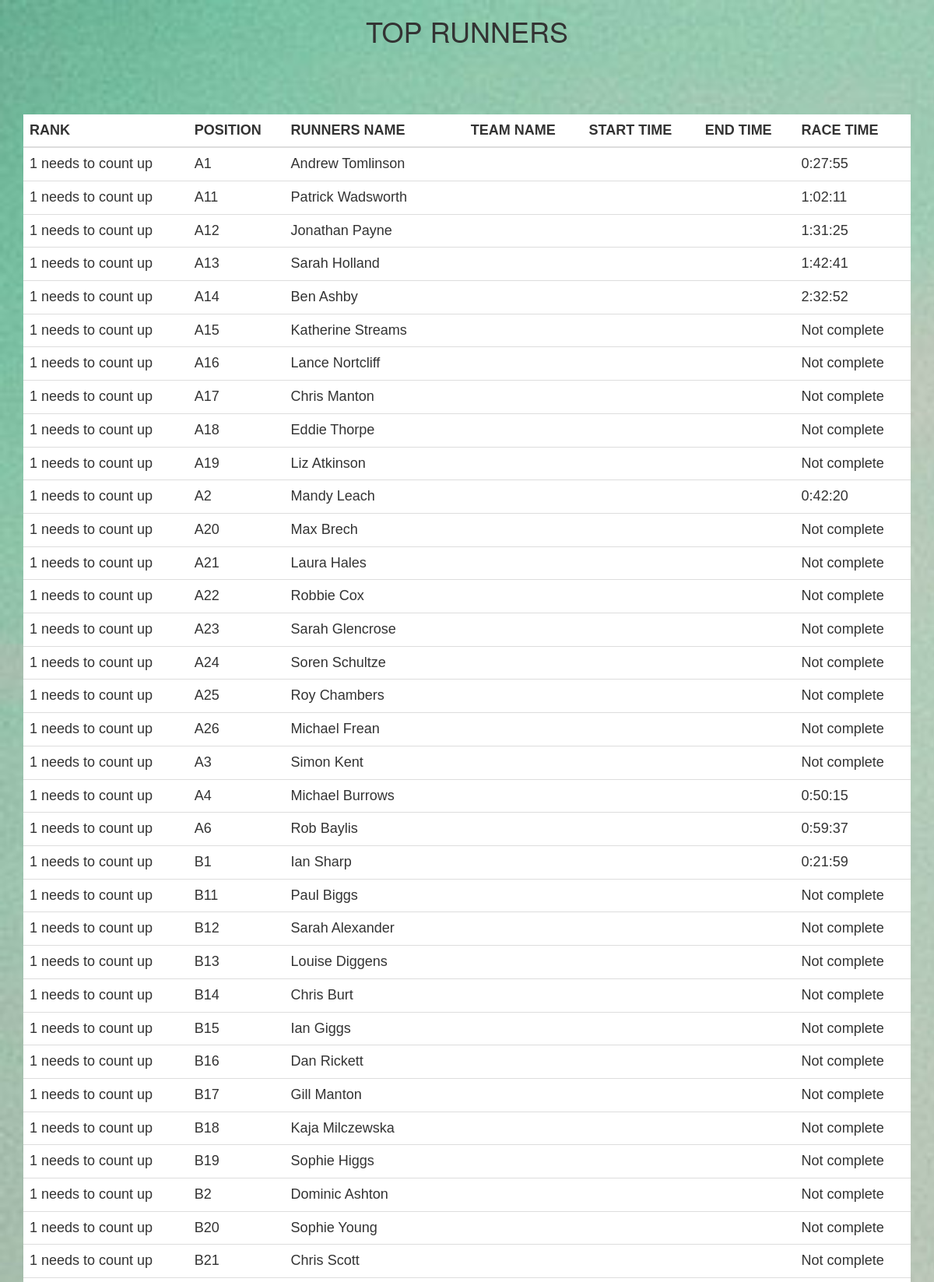
/runners/ (upper part), run on the app's committed database.
### teams/models.py (models this page shows, shortened)
class Runner(models.Model):
    GENDER_MALE = 0
    GENDER_FEMALE = 1
    GENDER_CHOICES = [(GENDER_MALE, 'Male'), (GENDER_FEMALE, 'Female')]
    number = models.CharField(max_length=4, unique=True)                        # e.g. A11, F1, C99, B8
    gender = models.IntegerField(choices=GENDER_CHOICES)
    first_name = models.CharField(max_length=200)
    last_name = models.CharField(max_length=200)
    age = models.PositiveIntegerField(default=1, validators=[MinValueValidator(1), MaxValueValidator(100)])
    email = models.EmailField(max_length=254, blank=True, default='')
    start_time = models.DateTimeField(blank=True, null=True)
    end_time = models.DateTimeField(blank=True, null=True)
    elapsed_time = models.TimeField(blank=True, null=True)
    class Meta:
        ordering = ("number", "last_name")

### teams/views.py (the view)
# urls.py: path("runners/", views.runners, name="runners"),
def runners(request):
    all_runners = Runner.objects.all()
    for runner in all_runners:
        if (runner.start_time is not None) and (runner.end_time is not None):
            print("Start time and end time is not none.")
            if runner.start_time <= runner.end_time:
                elapsed_time = runner.end_time - runner.start_time
            else:
                elapsed_time = "Error start time is after end time"
        else:
            elapsed_time = "Not complete"
        print(f"Runner number: {runner.number}  Runner Name: {runner.first_name} - {runner.last_name}."
              f"Start time: {runner.start_time}  End time: {runner.end_time}  -   Elapsed Time: {elapsed_time} ")
        runner.elapsed_time = elapsed_time
        context = {"runners_list": all_runners}
    return render(request, 'runner.html', context)

### teams/templates/runner.html (shortened to what this page needs)
<!DOCTYPE html>
{% load static %}
<html>
  <head>
    <link href=' {% static "teams/css/bootstrap.css" %}' rel="stylesheet" />
    <link href=' {% static "teams/css/pe-icon-7-stroke.css"}' rel="stylesheet" />
    <link href=' {% static "teams/css/rotating-card.css" %} ' rel="stylesheet" />
    <link href="https://netdna.bootstrapcdn.com/font-awesome/4.5.0/css/font-awesome.min.css" rel="stylesheet">
  </head>
  <body>
	  <div class="background-image" data-parallax="active" style="background-image: url('{% static "/teams/img/bg0.jpg" %}')">
		<div class="container">
					<h1 class="title">TOP RUNNERS</h1>
					<table id="fresh-table" class="table">
								<thead>
								<th data-field="runner_rank">RANK</th>
								<th data-field="position_runner">POSITION</th>
								<th data-field="runners_name" data-sortable="true">RUNNERS NAME</th>
								<th data-field="team_name" data-sortable="true">TEAM NAME</th>
								<th data-field="start" data-sortable="true">START TIME</th>
								<th data-field="end">END TIME</th>
								<th data-field="time">RACE TIME</th>
								</thead>
								<tbody>
									{% for runner in runners_list%}
									<tr>
									<td>1 needs to count up</td>
									<td>{{runner.number}}</td>
									<td>{{runner.first_name}} {{runner.last_name}}</td>
									<td>{{team.name}}</td>
									<td></td>
									<td></td>
									<td>{{runner.elapsed_time}}</td>
									</tr>
									{% endfor %}
								</tbody>
						</table>
			</div>
</div>
</body>
</html>

### static/teams/css/rotating-card.css (style rules this page uses)
body { margin-top: 0px; font-size: 18px; font-family: "Helvetica Nueue",Arial,Verdana,sans-serif; background-color: #E5E9ED; }
.title { text-align: center; font-weight: 300; font-size: 36px; margin-bottom: 90px; line-height: 90%; }

### data on the page
Runner: number "A1", first_name "Andrew", last_name "Tomlinson", elapsed_time "0:27:55"
Runner: number "A11", first_name "Patrick", last_name "Wadsworth", elapsed_time "1:02:11"
Runner: number "A12", first_name "Jonathan", last_name "Payne", elapsed_time "1:31:25"
Runner: number "A13", first_name "Sarah", last_name "Holland", elapsed_time "1:42:41"
Runner: number "A14", first_name "Ben", last_name "Ashby", elapsed_time "2:32:52"
Runner: number "A15", first_name "Katherine", last_name "Streams", elapsed_time "Not complete"
Runner: number "A16", first_name "Lance", last_name "Nortcliff", elapsed_time "Not complete"
Runner: number "A17", first_name "Chris", last_name "Manton", elapsed_time "Not complete"
Runner: number "A18", first_name "Eddie", last_name "Thorpe", elapsed_time "Not complete"
Runner: number "A19", first_name "Liz", last_name "Atkinson", elapsed_time "Not complete"
Runner: number "A2", first_name "Mandy", last_name "Leach", elapsed_time "0:42:20"
Runner: number "A20", first_name "Max", last_name "Brech", elapsed_time "Not complete"
Runner: number "A21", first_name "Laura", last_name "Hales", elapsed_time "Not complete"
Runner: number "A22", first_name "Robbie", last_name "Cox", elapsed_time "Not complete"
Runner: number "A23", first_name "Sarah", last_name "Glencrose", elapsed_time "Not complete"
Runner: number "A24", first_name "Soren", last_name "Schultze", elapsed_time "Not complete"
Runner: number "A25", first_name "Roy", last_name "Chambers", elapsed_time "Not complete"
Runner: number "A26", first_name "Michael", last_name "Frean", elapsed_time "Not complete"
Runner: number "A3", first_name "Simon", last_name "Kent", elapsed_time "Not complete"
Runner: number "A4", first_name "Michael", last_name "Burrows", elapsed_time "0:50:15"
Runner: number "A6", first_name "Rob", last_name "Baylis", elapsed_time "0:59:37"
Runner: number "B1", first_name "Ian", last_name "Sharp", elapsed_time "0:21:59"
Runner: number "B11", first_name "Paul", last_name "Biggs", elapsed_time "Not complete"
Runner: number "B12", first_name "Sarah", last_name "Alexander", elapsed_time "Not complete"
Runner: number "B13", first_name "Louise", last_name "Diggens", elapsed_time "Not complete"
Runner: number "B14", first_name "Chris", last_name "Burt", elapsed_time "Not complete"
Runner: number "B15", first_name "Ian", last_name "Giggs", elapsed_time "Not complete"
Runner: number "B16", first_name "Dan", last_name "Rickett", elapsed_time "Not complete"
Runner: number "B17", first_name "Gill", last_name "Manton", elapsed_time "Not complete"
Runner: number "B18", first_name "Kaja", last_name "Milczewska", elapsed_time "Not complete"
Runner: number "B19", first_name "Sophie", last_name "Higgs", elapsed_time "Not complete"
Runner: number "B2", first_name "Dominic", last_name "Ashton", elapsed_time "Not complete"
Runner: number "B20", first_name "Sophie", last_name "Young", elapsed_time "Not complete"
Runner: number "B21", first_name "Chris", last_name "Scott", elapsed_time "Not complete"
